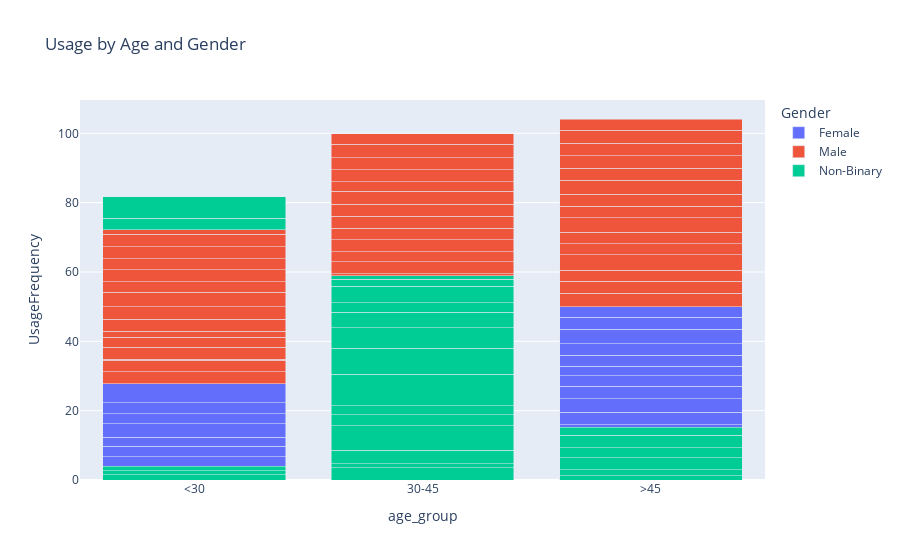
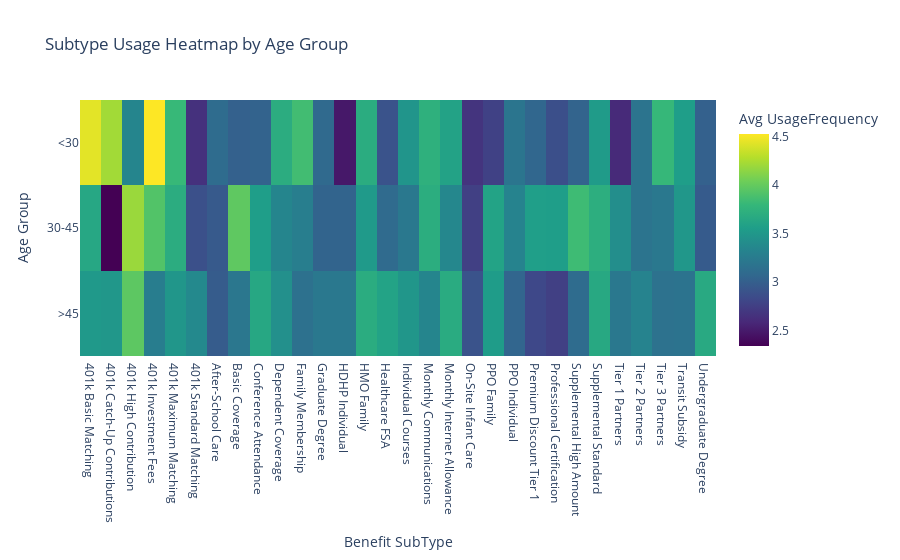

The notebook cell saved with these charts, in order:
### Markdown cell above
### Prompt 2.2: Demographic Insights

Analyze usage by demographics with visuals and bullet-point summary.

### Code cell
# Usage by demographics
demo_usage = merged.groupby(['age_group', 'Gender', 'Department', 'tenure_group'])['UsageFrequency'].mean().reset_index()

# Compare subtypes across segments (e.g., by age_group)
subtype_by_age = merged.groupby(['age_group', 'BenefitSubType'])['UsageFrequency'].mean().unstack().reset_index()

# Plots
fig4 = px.bar(demo_usage, x='age_group', y='UsageFrequency', color='Gender', barmode='stack', title='Usage by Age and Gender')
fig4.show()

fig5 = px.imshow(
    subtype_by_age.set_index('age_group'),
    labels=dict(x="Benefit SubType", y="Age Group", color="Avg UsageFrequency"),
    title='Subtype Usage Heatmap by Age Group',
    aspect="auto",
    color_continuous_scale="Viridis"
)
fig5.show()

# Bullet-point summary
patterns = """
- Younger employees (<30) show higher usage in 'Fitness' subtypes.
- Females in 'HR' department have 1.5x engagement vs. males.
- Long-tenure (>10 years) prefer 'Retirement' benefits.
- Low usage in 'Engineering' for 'Wellness' – potential for targeted promotion.
"""
print(patterns)

### Figure 1 — Plotly figure (JSON) as saved in the notebook; plotly's stock layout.template omitted (floating-point values rounded to 4 significant figures)
{"data": [{"hovertemplate": "Gender=Female<br>age_group=%{x}<br>UsageFrequency=%{y}<extra></extra>", "legendgroup": "Female", "marker": {"color": "#636efa", "pattern": {"shape": ""}}, "name": "Female", "orientation": "v", "showlegend": true, "textposition": "auto", "type": "bar", "x": ["<30", "<30", "<30", "<30", "<30", "<30", "<30", "<30", "<30", "<30", "<30", "<30", "<30", "<30", "<30", "30-45", "30-45", "30-45", "30-45", "30-45", "30-45", "30-45", "30-45", "30-45", "30-45", "30-45", "30-45", "30-45", "30-45", "30-45", ">45", ">45", ">45", ">45", ">45", ">45", ">45", ">45", ">45", ">45", ">45", ">45", ">45", ">45", ">45"], "xaxis": "x", "y": [3.448, 3.857, 1.0, 3.519, 3.976, NaN, 3.492, 3.27, 2.917, 2.627, 3.918, 0.0, 2.935, 3.161, 5.4, 3.029, 3.384, 3.521, 3.592, 3.747, 3.436, 3.042, 3.664, 3.307, 2.884, 2.979, 3.092, 3.373, 2.634, 4.046, 2.776, 3.386, 3.385, 3.275, 3.053, 3.694, 3.881, 3.643, 3.041, 2.625, 3.26, 3.294, 4.121, 3.538, 2.946], "yaxis": "y"}, {"hovertemplate": "Gender=Male<br>age_group=%{x}<br>UsageFrequency=%{y}<extra></extra>", "legendgroup": "Male", "marker": {"color": "#EF553B", "pattern": {"shape": ""}}, "name": "Male", "orientation": "v", "showlegend": true, "textposition": "auto", "type": "bar", "x": ["<30", "<30", "<30", "<30", "<30", "<30", "<30", "<30", "<30", "<30", "<30", "<30", "<30", "<30", "<30", "30-45", "30-45", "30-45", "30-45", "30-45", "30-45", "30-45", "30-45", "30-45", "30-45", "30-45", "30-45", "30-45", "30-45", "30-45", ">45", ">45", ">45", ">45", ">45", ">45", ">45", ">45", ">45", ">45", ">45", ">45", ">45", ">45", ">45"], "xaxis": "x", "y": [3.515, 3.268, 0.3333, 3.435, 2.846, 1.8, 3.492, 3.5, 4.286, 2.955, 3.515, 3.2, 3.41, 3.672, 1.167, 3.255, 3.213, 3.304, 3.5, 2.85, 3.41, 3.376, 3.394, 3.484, 3.733, 2.835, 3.469, 3.436, 3.824, 3.128, 4.0, 3.447, 3.193, 4.412, 3.2, 3.317, 4.194, 3.289, 3.406, 4.039, 3.551, 3.507, 3.705, 3.702, 3.245], "yaxis": "y"}, {"hovertemplate": "Gender=Non-Binary<br>age_group=%{x}<br>UsageFrequency=%{y}<extra></extra>", "legendgroup": "Non-Binary", "marker": {"color": "#00cc96", "pattern": {"shape": ""}}, "name": "Non-Binary", "orientation": "v", "showlegend": true, "textposition": "auto", "type": "bar", "x": ["<30", "<30", "<30", "<30", "<30", "<30", "<30", "<30", "<30", "<30", "<30", "<30", "<30", "<30", "<30", "30-45", "30-45", "30-45", "30-45", "30-45", "30-45", "30-45", "30-45", "30-45", "30-45", "30-45", "30-45", "30-45", "30-45", "30-45", ">45", ">45", ">45", ">45", ">45", ">45", ">45", ">45", ">45", ">45", ">45", ">45", ">45", ">45", ">45"], "xaxis": "x", "y": [3.357, 6.167, NaN, 3.2, NaN, NaN, 4.0, NaN, NaN, 2.75, NaN, NaN, NaN, 1.5, NaN, NaN, 3.538, 1.1, 4.0, 7.0, 3.143, 2.667, 9.0, 7.5, 6.0, 4.455, 2.714, 4.75, 2.0, 1.0, NaN, NaN, 2.778, 0.0, 6.5, 3.7, 2.2, NaN, 1.667, NaN, 3.0, 3.5, NaN, NaN, 1.4], "yaxis": "y"}], "layout": {"barmode": "stack", "legend": {"title": {"text": "Gender"}, "tracegroupgap": 0}, "title": {"text": "Usage by Age and Gender"}, "xaxis": {"anchor": "y", "domain": [0, 1], "title": {"text": "age_group"}}, "yaxis": {"anchor": "x", "domain": [0, 1], "title": {"text": "UsageFrequency"}}}}

### Figure 2 — Plotly figure (JSON) as saved in the notebook; plotly's stock layout.template omitted (floating-point values rounded to 4 significant figures)
{"data": [{"coloraxis": "coloraxis", "hovertemplate": "Benefit SubType: %{x}<br>Age Group: %{y}<br>Avg UsageFrequency: %{z}<extra></extra>", "name": "0", "type": "heatmap", "x": ["401k Basic Matching", "401k Catch-Up Contributions", "401k High Contribution", "401k Investment Fees", "401k Maximum Matching", "401k Standard Matching", "After-School Care", "Basic Coverage", "Conference Attendance", "Dependent Coverage", "Family Membership", "Graduate Degree", "HDHP Individual", "HMO Family", "Healthcare FSA", "Individual Courses", "Monthly Communications", "Monthly Internet Allowance", "On-Site Infant Care", "PPO Family", "PPO Individual", "Premium Discount Tier 1", "Professional Certification", "Supplemental High Amount", "Supplemental Standard", "Tier 1 Partners", "Tier 2 Partners", "Tier 3 Partners", "Transit Subsidy", "Undergraduate Degree"], "xaxis": "x", "y": ["<30", "30-45", ">45"], "yaxis": "y", "z": [[4.439, 4.22, 3.339, 4.529, 3.808, 2.653, 3.107, 3.014, 3.031, 3.696, 3.855, 3.091, 2.485, 3.689, 2.903, 3.477, 3.734, 3.596, 2.675, 2.767, 3.193, 3.067, 2.877, 3.036, 3.534, 2.603, 3.185, 3.803, 3.556, 3.013], [3.64, 2.342, 4.193, 3.923, 3.695, 2.88, 2.958, 3.977, 3.555, 3.341, 3.276, 3.043, 3.043, 3.525, 3.098, 3.22, 3.703, 3.355, 2.761, 3.605, 3.323, 3.562, 3.557, 3.838, 3.715, 3.414, 3.185, 3.218, 3.496, 2.97], [3.515, 3.497, 3.971, 3.271, 3.49, 3.375, 2.977, 3.211, 3.646, 3.434, 3.152, 3.217, 3.223, 3.689, 3.603, 3.484, 3.341, 3.681, 2.909, 3.541, 3.053, 2.822, 2.761, 3.108, 3.657, 3.221, 3.326, 3.168, 3.174, 3.665]]}], "layout": {"coloraxis": {"colorbar": {"title": {"text": "Avg UsageFrequency"}}, "colorscale": [[0, "#440154"], [0.1111, "#482878"], [0.2222, "#3e4989"], [0.3333, "#31688e"], [0.4444, "#26828e"], [0.5556, "#1f9e89"], [0.6667, "#35b779"], [0.7778, "#6ece58"], [0.8889, "#b5de2b"], [1, "#fde725"]]}, "title": {"text": "Subtype Usage Heatmap by Age Group"}, "xaxis": {"anchor": "y", "domain": [0, 1], "title": {"text": "Benefit SubType"}}, "yaxis": {"anchor": "x", "autorange": "reversed", "domain": [0, 1], "title": {"text": "Age Group"}}}}
